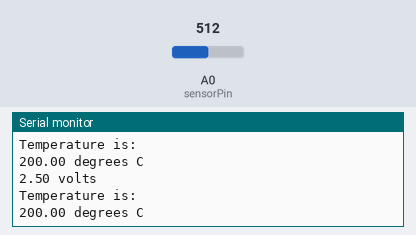
A sketch run on a simulated Arduino Uno, built with avr-gcc and run on an emulated ATmega328P. On the bench: the last lines printed to the serial monitor. The inputs (shaded band) are chosen by the test bench; at power-on: A0 (sensorPin) = 512.

Above: at 10.8 s.
10.9 s: A0 (sensorPin) set to 716
At 20.7 s:
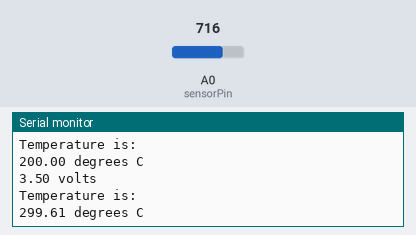
20.9 s: A0 (sensorPin) set to 900
At 31.1 s:
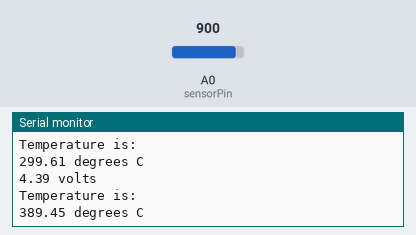
Timing chart, 0 to 32.6 s (numbered marks = the images above; inputs shaded):
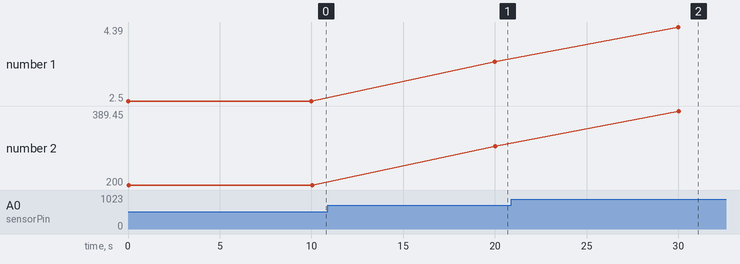

Measured:
- after the input at 10.9 s, the serial monitor: prints a new line after 9.1 s (image 1)
- after the input at 20.9 s, the serial monitor: prints a new line after 9.1 s (image 2)
- plotted number 1: 2.5 → 3.5 after the input at 10.9 s, 3.5 → 4.39 after the input at 20.9 s
- plotted number 2: 200 → 299.61 after the input at 10.9 s, 299.61 → 389.45 after the input at 20.9 s

The sketch:

Temperature.ino
```cpp
//Example7_Temprature_Sensor

const int sensorPin = A0;
int reading;
float voltage;
float temperatureC;

void setup() {
  // put your setup code here, to run once:
  Serial.begin(9600);

}

void loop() {
  // put your main code here, to run repeatedly:
  reading = analogRead(sensorPin);
  voltage = reading * 5.0/1024;
  Serial.print(voltage);
  Serial.println(" volts");
  temperatureC = (voltage - 0.5) * 100;
  Serial.println("Temperature is: ");
  Serial.print(temperatureC);
  Serial.println(" degrees C");
  delay(10000);

}
```
